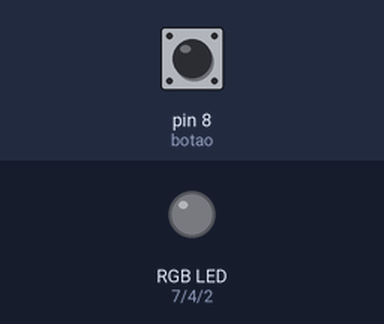
Simulated run of this sketch. Board: Arduino Uno, built with avr-gcc and run on an emulated ATmega328P. Shown: an RGB LED mixed from three pins (HIGH = lit). The test bench sets the inputs (shaded band); at power-on: pin 8 (botao) HIGH.

Above: at 1.2 s.
1.3 s: pin 8 (botao) pulled LOW for 0.15 s
At 1.7 s:
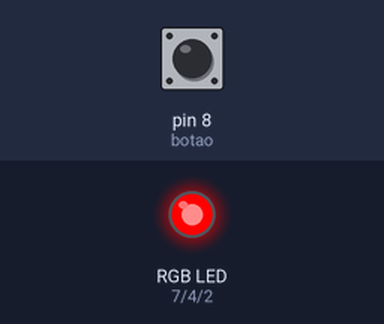
4.4 s: pin 8 (botao) pulled LOW for 3.2 s
At 5.9 s:
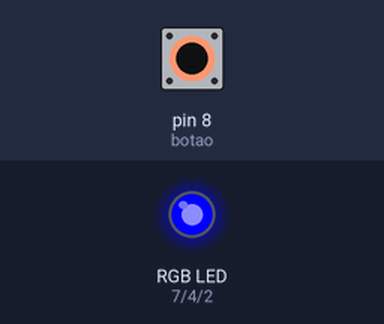
At 10.1 s:
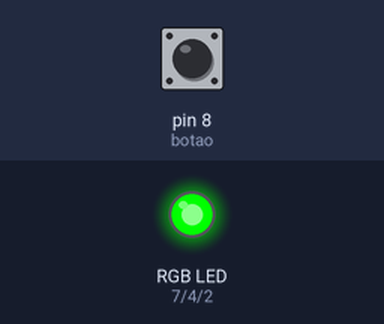
Timing chart, 0 to 13.8 s (numbered marks = the images above; inputs shaded):
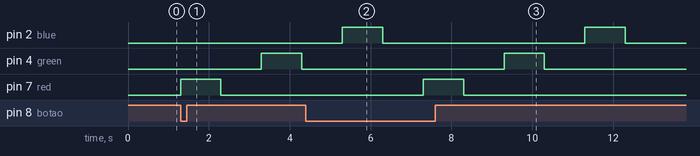

The sketch:

Acender_LED_RGB_com_Bot_o.ino
```cpp
// definicao de variaveis
int botao = 8;
int red = 7, green = 4, blue = 2;
bool estadoLED = 0;

// preparacao de ambiente para entradas e saidas
void setup()
{
	pinMode(botao, INPUT_PULLUP); // pino do botao sera lido como entrada (solto ou apertado)
	pinMode(red, OUTPUT); // outros pinos serao saidas para as luzes em cores
	pinMode(green, OUTPUT);
	pinMode(blue, OUTPUT);
}

void loop()
{
	// comando para ler entrada digital
	if (digitalRead(botao) == LOW) // se o botao for pressionado
	{
	estadoLED = !estadoLED; // troca de LIGADO para DESLIGADO

	// acende e apaga LED vermelho com delay
	digitalWrite(red, HIGH);
	delay(1000); // espera por 1000 milisegundos
	digitalWrite(red, LOW);
	delay(1000); // espera por 1000 milisegundos


	// acende e apaga LED verde com delay
	digitalWrite(green, HIGH);
	delay(1000); // espera por 1000 milisegundos
	digitalWrite(green, LOW);
	delay(1000); // espera por 1000 milisegundos


	// acende e apaga LED azul com delay
	digitalWrite(blue, HIGH);
	delay(1000); // espera por 1000 milisegundos
	digitalWrite(blue, LOW);
	delay(1000); // espera por 1000 milisegundos
	}
}
```

Measured:
- after the input at 1.3 s, pin 4 (green): LOW → HIGH after 2.0 s, → LOW 1.0 s later; pin 7 (red): LOW → HIGH at once, → LOW 1.0 s later
- after the input at 4.4 s, pin 4 (green): LOW → HIGH after 4.9 s, → LOW 1.0 s later; pin 7 (red): LOW → HIGH after 2.9 s, → LOW 1.0 s later
- by itself, pin 2 (blue): alternates HIGH for 1.0 s and LOW for 5.0 s
